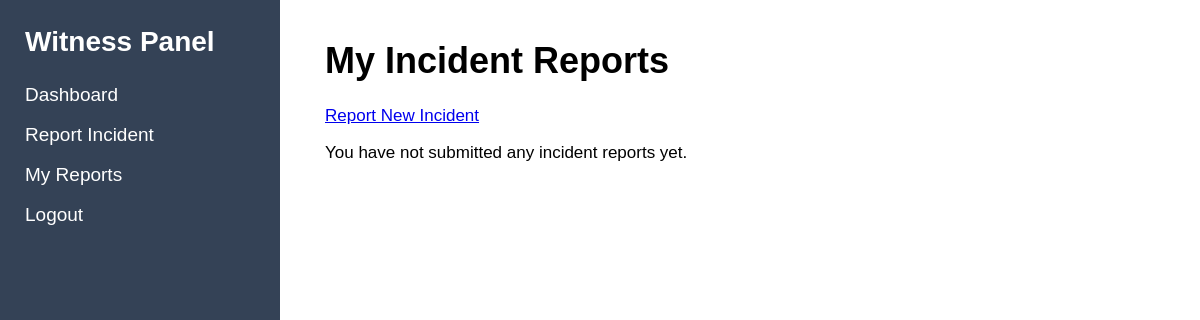
The page /index.php?page=witness-reports (signed in) on the database as committed earlier.
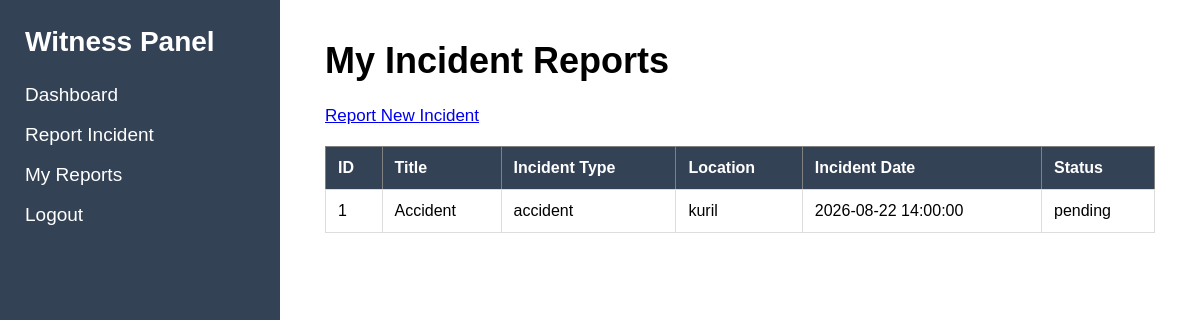
The same page on the database as committed later.
### tables this page shows
CREATE TABLE `witness_reports` (
  `id` int(11) NOT NULL,
  `witness_id` int(11) NOT NULL,
  `title` varchar(150) NOT NULL,
  `description` text NOT NULL,
  `incident_type` varchar(50) NOT NULL,
  `location` varchar(255) NOT NULL,
  `incident_date` datetime NOT NULL,
  `evidence_file` varchar(255) DEFAULT NULL,
  `status` varchar(30) NOT NULL DEFAULT 'pending',
  `created_at` timestamp NOT NULL DEFAULT current_timestamp(),
  `updated_at` timestamp NOT NULL DEFAULT current_timestamp() ON UPDATE current_timestamp()
);

### models/WitnessModel.php (called while the page is built, shortened)
<?php
function getWitnessReports($conn, $witness_id)
{
    $sql = "SELECT *
            FROM witness_reports
            WHERE witness_id = ?
            ORDER BY id DESC";
    $stmt = mysqli_prepare($conn, $sql);
    mysqli_stmt_bind_param(
        $stmt,
        "i",
        $witness_id
    );
    mysqli_stmt_execute($stmt);
    $result = mysqli_stmt_get_result($stmt);
    $reports = [];
    while ($row = mysqli_fetch_assoc($result)) {
        $reports[] = $row;
    }
    return $reports;
}

### views/witness/reports.php (the view)
<?php require_once "views/partials/header.php"; ?>
<?php require_once "views/partials/sidebar.php"; ?>
<div class="content">
    <h1>My Incident Reports</h1>
    <p>
        <a href="index.php?page=witness-report-create">
            Report New Incident
        </a>
    </p>
    <?php if (empty($reports)): ?>
        <p>
            You have not submitted any incident reports yet.
        </p>
    <?php else: ?>
        <table border="1" cellpadding="10">
            <thead>
                <tr>
                    <th>ID</th>
                    <th>Title</th>
                    <th>Incident Type</th>
                    <th>Location</th>
                    <th>Incident Date</th>
                    <th>Status</th>
                </tr>
            </thead>
            <tbody>
                <?php foreach ($reports as $report): ?>
                    <tr>
                        <td>
                            <?php echo (int)$report['id']; ?>
                        </td>
                        <td>
                            <?php echo htmlspecialchars($report['title']); ?>
                        </td>
                        <td>
                            <?php echo htmlspecialchars($report['incident_type']); ?>
                        </td>
                        <td>
                            <?php echo htmlspecialchars($report['location']); ?>
                        </td>
                        <td>
                            <?php echo htmlspecialchars($report['incident_date']); ?>
                        </td>
                        <td>
                            <?php echo htmlspecialchars($report['status']); ?>
                        </td>
                    </tr>
                <?php endforeach; ?>
            </tbody>
        </table>
    <?php endif; ?>
</div>
<?php require_once "views/partials/footer.php"; ?>

### index.php (shortened to what this page needs)
<?php
require_once "config/database.php";
$page = $_GET['page'] ?? 'login';
if ($page === 'login') {
    if ($_SERVER['REQUEST_METHOD'] === 'POST') {
        require_once "controllers/AuthController.php";
        $error = loginUser();
    }
    require_once "views/auth/login.php";
} elseif ($page === 'admin-dashboard') {
    requireAdmin();
    require_once "views/admin/dashboard.php";
}
elseif ($page === 'logout') {
    logoutUser();
    header("Location: index.php?page=login");
    exit;
}
elseif ($page === 'notifications') {
    requireAdmin();
    require_once "models/NotificationModel.php";
    $notifications = getAllNotifications($conn);
    require_once "views/admin/notifications/index.php";
}
elseif ($page === 'witness-dashboard') {
    requireWitness();
    require_once "views/witness/dashboard.php";
}
elseif ($page === 'helpseeker-dashboard') {
    requireHelpSeeker();
    require_once "views/helpseeker/dashboard.php";
}
elseif ($page === 'witness-reports') {
    require_once "models/WitnessModel.php";
    $witness_id = $_SESSION['user']['id'];
    $reports = getWitnessReports(
        $conn,
        $witness_id
    );
    require_once "views/witness/reports.php";
}
else {
    echo "Page not found.";
}

### views/partials/header.php (shortened to what this page needs)
<!DOCTYPE html>
<html lang="en">
<head>
    <link rel="stylesheet" href="/rescue_management_system/assets/css/style.css?v=10">
</head>
<body>

### views/partials/sidebar.php (shortened to what this page needs)
<?php
$role = $_SESSION['user']['role'] ?? '';
?>
<div class="sidebar">
    <?php if ($role === 'admin'): ?>
        <h2>Admin Panel</h2>
        <ul>
            <li>
                <a href="index.php?page=admin-dashboard">
                    Dashboard
                </a>
            </li>
            <li>
                <a href="index.php?page=notifications">
                    Notifications
                </a>
            </li>
            <li>
                <a href="index.php?page=feedback">
                    Feedback
                </a>
            </li>
            <li>
                <a href="index.php?page=rescue-reports">
                    Rescue Reports
                </a>
            </li>
            <li>
                <a href="index.php?page=logout">
                    Logout
                </a>
            </li>
        </ul>
    <?php elseif ($role === 'witness'): ?>
        <h2>Witness Panel</h2>
        <ul>
            <li>
    <a href="index.php?page=witness-dashboard">
        Dashboard
    </a>
</li>
            <li>
                <a href="index.php?page=witness-report-create">
                    Report Incident
                </a>
            </li>
            <li>
    <a href="index.php?page=witness-reports">
        My Reports
    </a>
</li>
            <li>
                <a href="index.php?page=logout">
                    Logout
                </a>
            </li>
        </ul>
    <?php endif; ?>
</div>

### views/partials/footer.php (shortened to what this page needs)
</body>
</html>

### assets/css/style.css (style rules this page uses)
body { margin: 0; font-family: Arial, sans-serif; background: #f5f5f5; }
.sidebar { width: 230px; height: 100vh; background: #344256; color: white; position: fixed; top: 0; left: 0; padding: 25px; }
.sidebar h2 { margin-top: 0; margin-bottom: 25px; font-size: 28px; line-height: 1.2; }
.sidebar ul { list-style: none; padding: 0; margin: 0; }
.sidebar li { margin-bottom: 18px; }
.sidebar a { color: white; text-decoration: none; font-size: 19px; }
.content { margin-left: 280px; padding: 40px 45px; min-height: 100vh; background: white; }
.content h1 { margin-top: 0; font-size: 36px; }
.content p { font-size: 17px; }
table { width: 100%; border-collapse: collapse; margin-top: 20px; background: white; }
th { background: #344256; color: white; padding: 12px; text-align: left; }
td { padding: 12px; border: 1px solid #ddd; }

Rows that differ between the two databases and show on the page:
added witness_reports: id "1", title "Accident", incident_type "accident", location "kuril", incident_date "2026-08-22 14:00:00", status "pending"
Other text that changed with them:
text no longer shown: "You have not submitted any incident reports yet."
text now shown: "ID Title Incident Type Location Incident Date Status"
